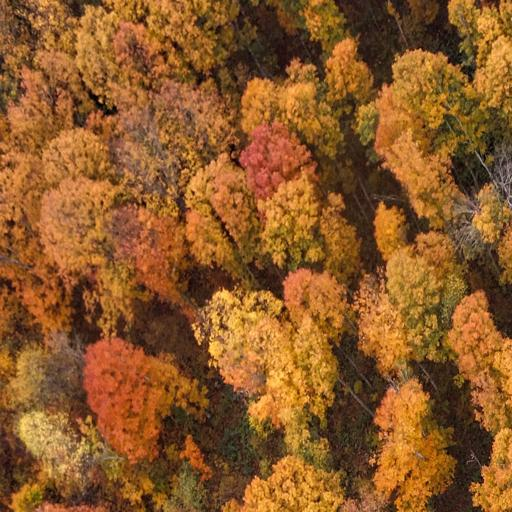
#> input picture devices/images/field_001_0_0.jpg, 512 x 512 px, found by its file name; its folder holds only this picture in this run
$ python make_masks_auto.py
#> lines starting #> are read from the running program, lines starting #| are printed output that depends on the picture; after the words box and inside, x2 and y2 are one past the last pixel; in counts of white or black regions, pixels touching at a corner belong together
#> in process_one, bgr is the input picture: shape (512, 512, 3); mean B, G, R 40.3, 89, 140.4
# scripts/make_masks_auto.py
import os
import cv2
import numpy as np

IM_DIR = "data/images"
MASK_DIR = "data/masks"
os.makedirs(MASK_DIR, exist_ok=True)

def exg_mask(bgr):
    b, g, r = cv2.split(bgr.astype(np.float32))
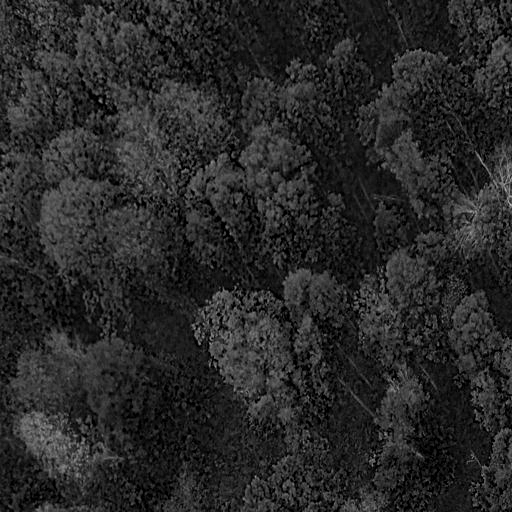
#> b: shape (512, 512) float32; min 0, max 193, mean 40.3
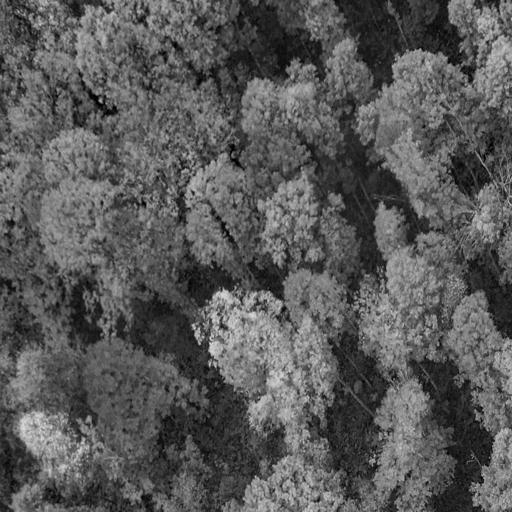
#> g: shape (512, 512) float32; min 0, max 224, mean 89
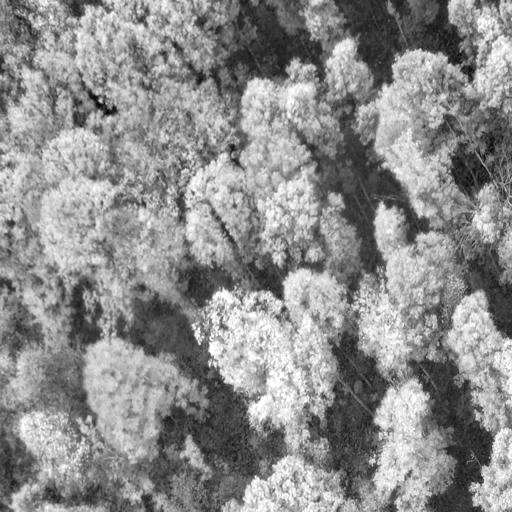
#> r: shape (512, 512) float32; min 0, max 255, mean 140.4
    # Simple Excess Green: ExG = 2G - R - B
    exg = 2*g - r - b
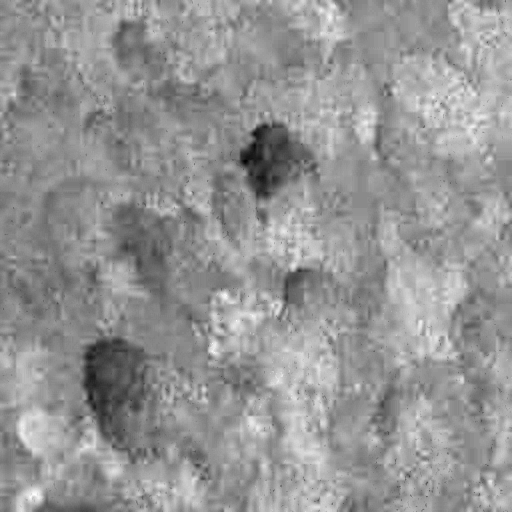
#> exg: shape (512, 512) float32; min -118, max 79, mean -2.7; drawn with min black and max white
    exg = cv2.normalize(exg, None, 0, 255, cv2.NORM_MINMAX).astype(np.uint8)
    # Automatic threshold (Otsu)
    thr_val, thr = cv2.threshold(exg, 0, 255, cv2.THRESH_BINARY+cv2.THRESH_OTSU)
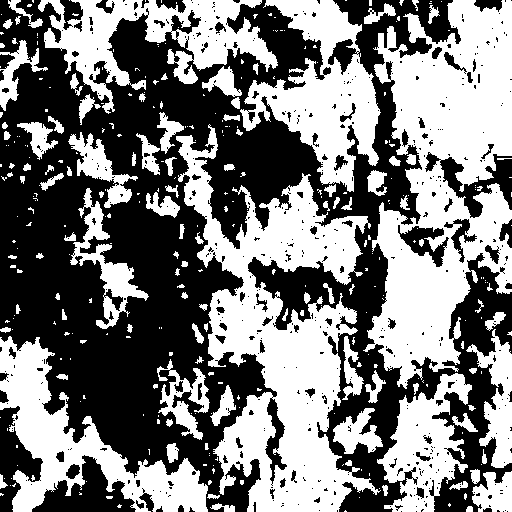
#> thr: shape (512, 512); 48.6% white; 332 white regions (224 under 20 px), largest, box (x1, y1, x2, y2) and area: (363, 0, 512, 389) 32753, (176, 124, 381, 512) 31400, (0, 336, 208, 512) 12100
#> thr_val = 148
    # Cleanup: opening/closing
    kernel = np.ones((3,3), np.uint8)
    thr = cv2.morphologyEx(thr, cv2.MORPH_OPEN, kernel, iterations=1)
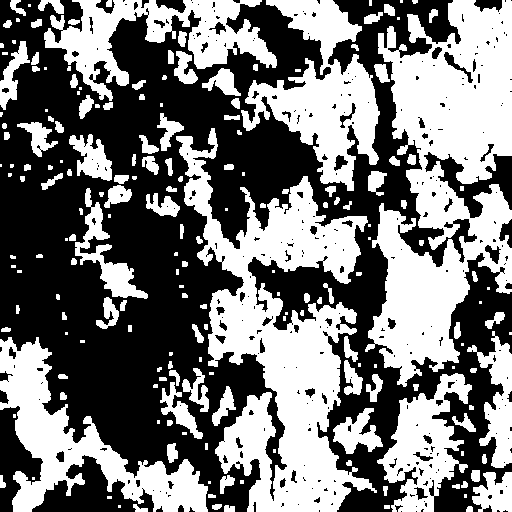
#> thr: shape (512, 512); 46.8% white; 195 white regions (62 under 20 px), largest, box (x1, y1, x2, y2) and area: (365, 0, 512, 387) 31879, (176, 128, 377, 512) 30420, (0, 337, 208, 512) 11711
    thr = cv2.morphologyEx(thr, cv2.MORPH_CLOSE, kernel, iterations=1)
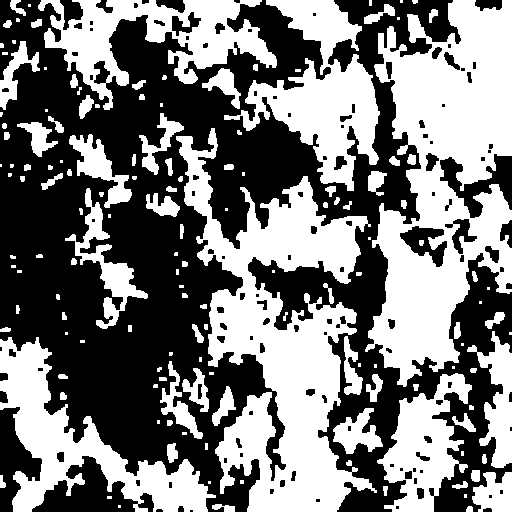
#> thr: shape (512, 512); 47.9% white; 148 white regions (51 under 20 px), largest, box (x1, y1, x2, y2) and area: (365, 0, 512, 387) 32676, (176, 128, 377, 512) 31552, (0, 337, 216, 512) 12029
    return (thr > 0).astype(np.uint8)  # 0/1

def process_one(path):
    bgr = cv2.imread(path)
    if bgr is None:
        print(f"[warn] cannot read: {path}")
        return
    mask01 = exg_mask(bgr)          # [H,W] uint8 0/1
    out = (mask01 * 255).astype(np.uint8)
    name = os.path.splitext(os.path.basename(path))[0] + ".png"
    cv2.imwrite(os.path.join(MASK_DIR, name), out)

def main():
    for fn in os.listdir(IM_DIR):
        if fn.lower().endswith((".jpg",".jpeg",".png",".bmp","tif","tiff")):
            process_one(os.path.join(IM_DIR, fn))
    print("done. masks saved to:", MASK_DIR)

if __name__ == "__main__":
    main()

$ run again, on devices/images/field_001_1_1.jpg
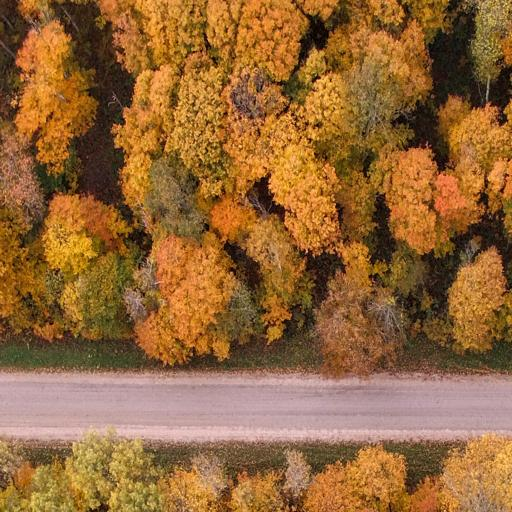
#> input picture devices/images/field_001_1_1.jpg, 512 x 512 px, found by its file name
#> in process_one, bgr is the input picture: shape (512, 512, 3); mean B, G, R 56.4, 102.9, 148
#> in exg_mask, `thr_val, thr = cv2.threshold(exg, 0, 255, cv2.THRESH_BINARY+cv2.THRESH..`:
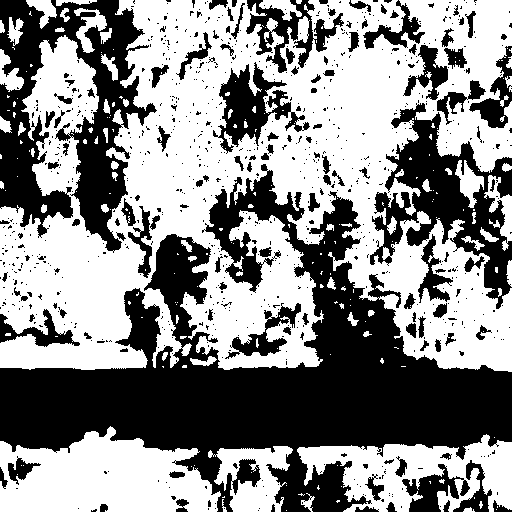
#> thr: shape (512, 512); 54.9% white; 851 black regions (731 under 20 px), largest, box (x1, y1, x2, y2) and area: (0, 164, 512, 512) 65154, (0, 0, 157, 253) 17742, (370, 103, 512, 309) 10790
#> thr_val = 123
#> in exg_mask, `thr = cv2.morphologyEx(thr, cv2.MORPH_CLOSE, kernel, iterations=1)`:
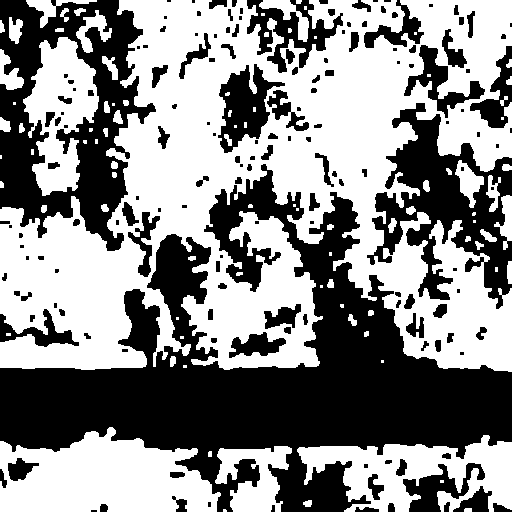
#> thr: shape (512, 512); 54.5% white; 162 black regions (59 under 20 px), largest, box (x1, y1, x2, y2) and area: (0, 164, 512, 512) 66098, (0, 0, 156, 251) 18228, (367, 103, 512, 309) 12282

$ run again, on devices/images/field_001_1_2.jpg
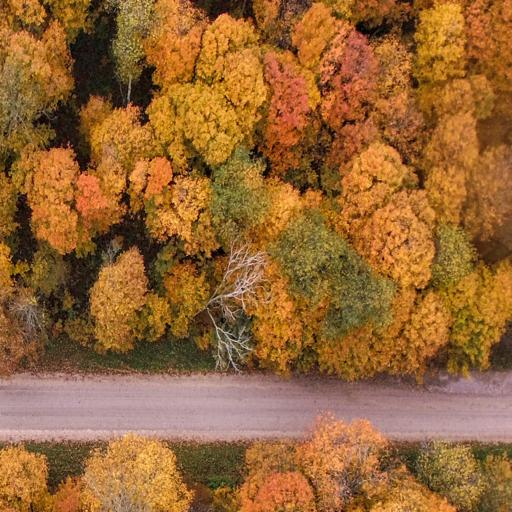
#> input picture devices/images/field_001_1_2.jpg, 512 x 512 px, found by its file name
#> in process_one, bgr is the input picture: shape (512, 512, 3); mean B, G, R 52.9, 101.7, 150.8
#> in exg_mask, `thr_val, thr = cv2.threshold(exg, 0, 255, cv2.THRESH_BINARY+cv2.THRESH..`:
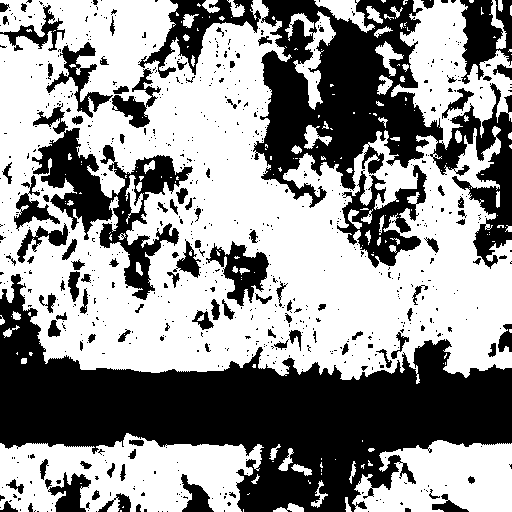
#> thr: shape (512, 512); 57.3% white; 795 black regions (681 under 20 px), largest, box (x1, y1, x2, y2) and area: (0, 274, 512, 512) 50285, (253, 0, 512, 269) 26544, (32, 103, 193, 300) 8752
#> thr_val = 125
#> in exg_mask, `thr = cv2.morphologyEx(thr, cv2.MORPH_CLOSE, kernel, iterations=1)`:
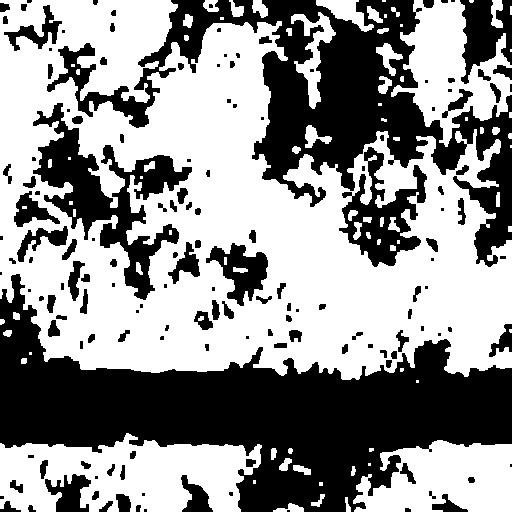
#> thr: shape (512, 512); 56.9% white; 153 black regions (50 under 20 px), largest, box (x1, y1, x2, y2) and area: (0, 274, 512, 512) 50727, (47, 0, 512, 267) 32698, (33, 103, 192, 300) 9217

$ run again, on devices/images/field_001_2_0.jpg
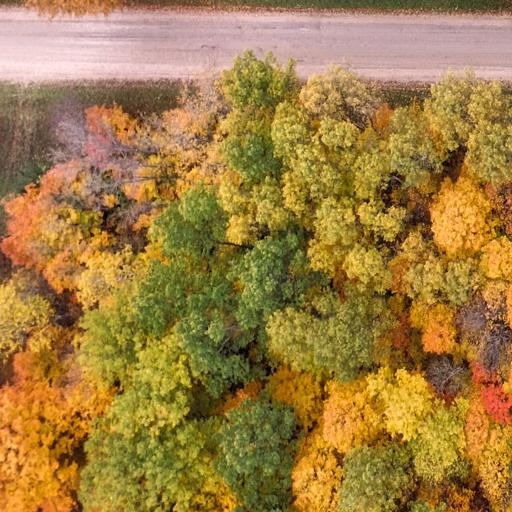
#> input picture devices/images/field_001_2_0.jpg, 512 x 512 px, found by its file name
#> in process_one, bgr is the input picture: shape (512, 512, 3); mean B, G, R 64.9, 126.1, 160.4
#> thr_val = 142
#> in exg_mask, `thr = cv2.morphologyEx(thr, cv2.MORPH_CLOSE, kernel, iterations=1)`:
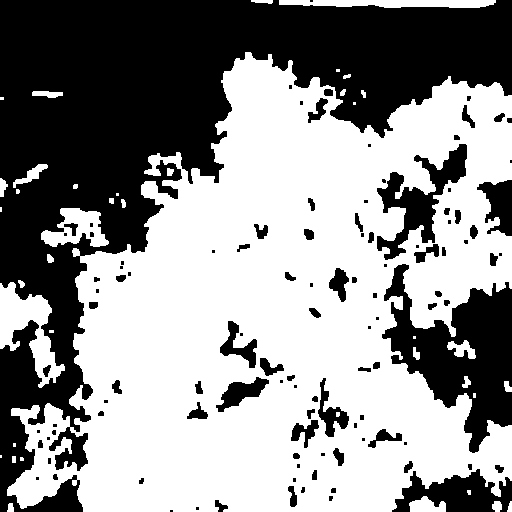
#> thr: shape (512, 512); 57% white; 110 black regions (45 under 20 px), largest, box (x1, y1, x2, y2) and area: (0, 0, 512, 512) 86235, (382, 264, 512, 453) 11512, (377, 144, 467, 260) 3536
